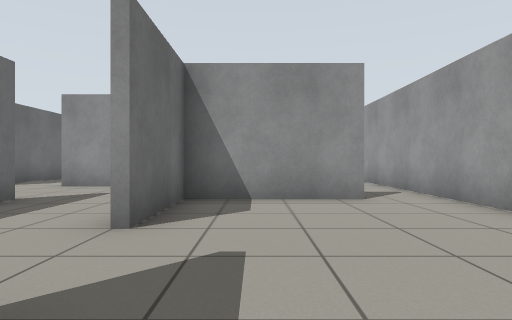
view 1 (above)

20 first-person views from a walk through a robot-simulator world made for Gazebo. The camera is 0.72 m above the floor, looks level and sees 75° across. The floor is counted in squares, 1 m on a side. Each view is taken from the middle of a square. On the plan, view 1 faces up. The plan holds only what a view shows up to about 10 squares ahead; the rest is blank. Robots are left out.

view 2
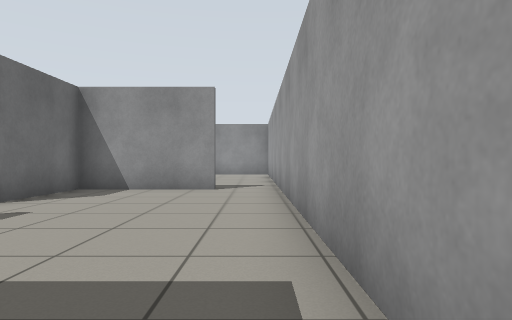

view 3
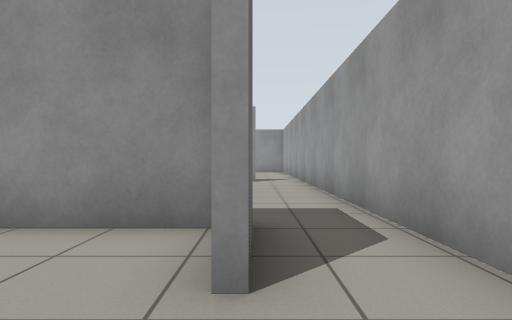

view 4
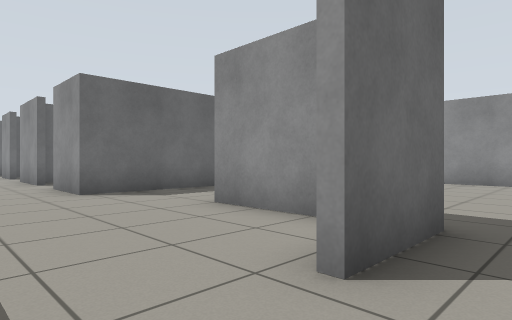

view 5
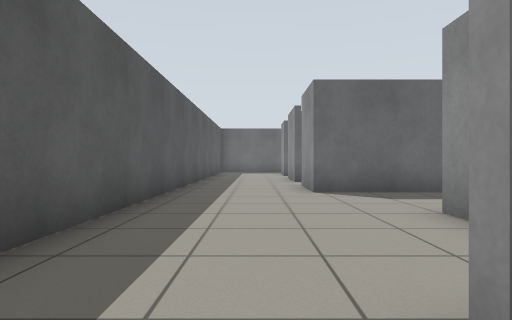

view 6
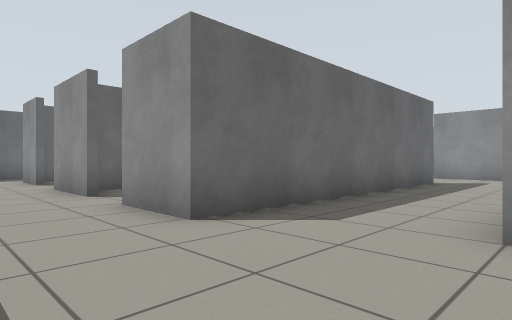

view 7
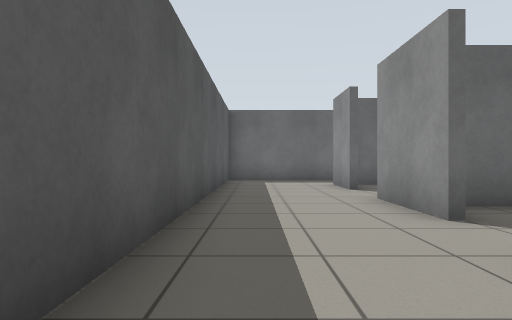

view 8
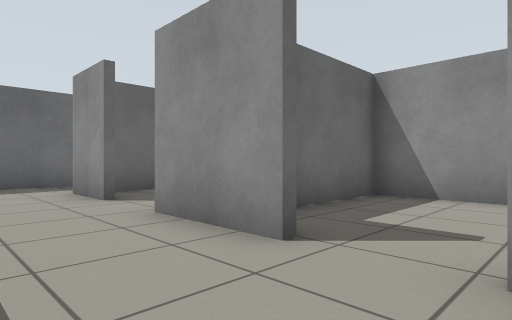

view 9
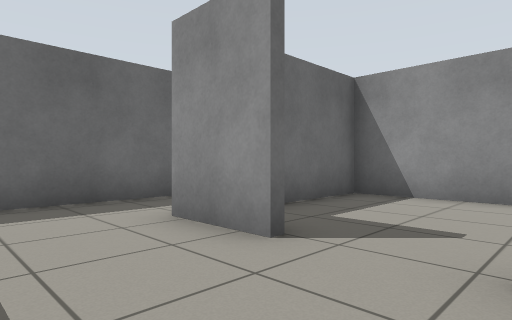

view 10
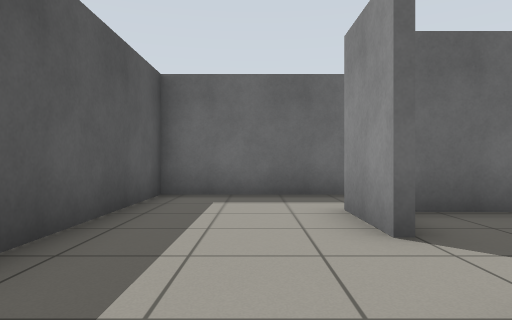

view 11
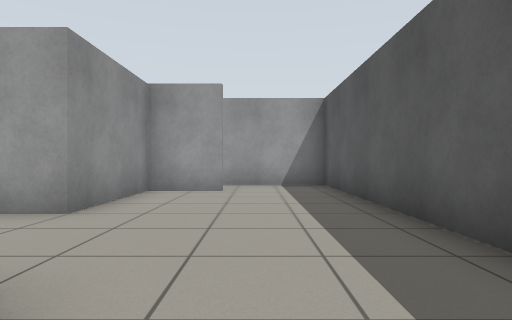

view 12
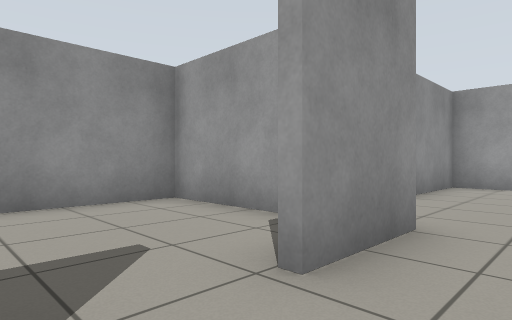

view 13
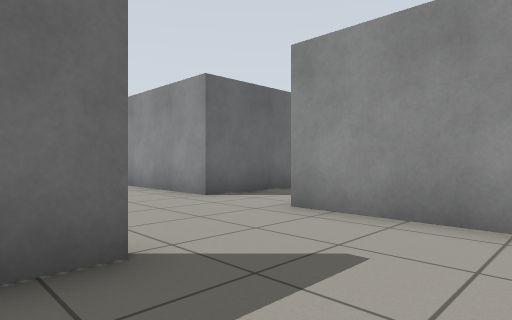

view 14
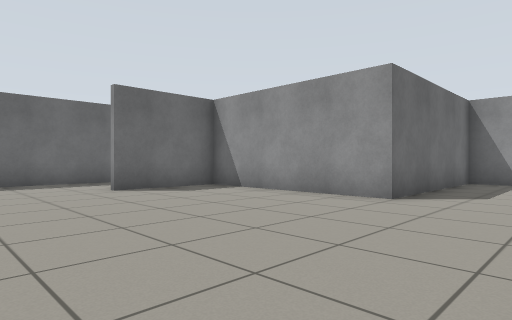

view 15
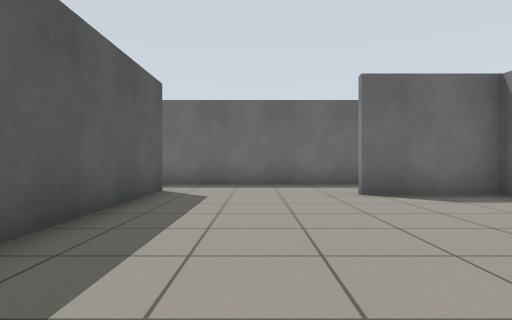

view 16
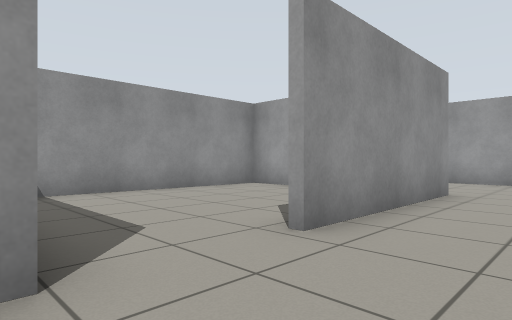

view 17
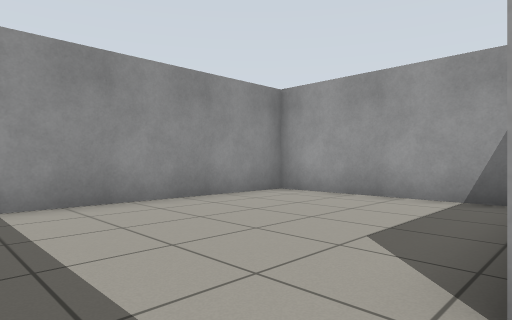

view 18
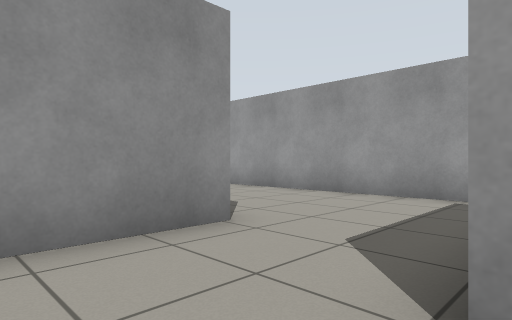

view 19
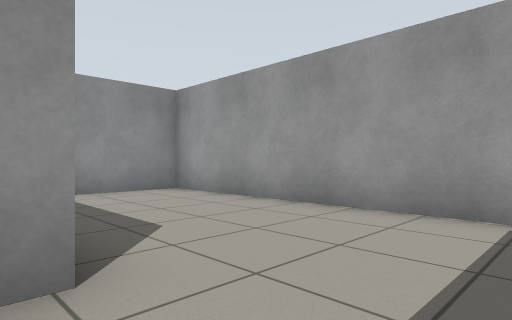

view 20
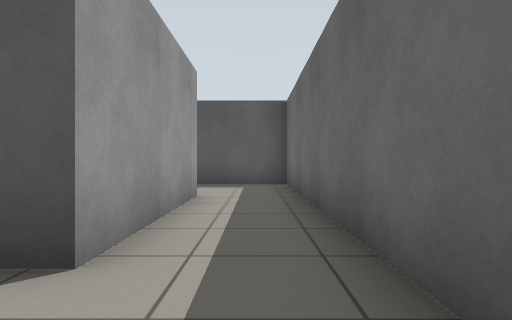

### Floor plan
Points are (right, up) in squares from view 1. A wall is a line through its corners. A room is listed if a view was taken in it or the views show most of it. See-through windows are left out.
Room 1 (views 1, 2, 3, 4, 5)
walls: (2, -1.2) (2, -3.2); (2, 6.1) (-1.3, 6.1) (-1.3, 3.5); (1.6, -6) (3.6, -6) (3.6, 5.5)
ways out: opening at (-1, 2.5) to room 2; opening at (2, -4.5) to room 2; opening at (2.5, 6) to room 5
Room 2 (views 6, 7, 8, 9, 10, 11, 12, 13, 18)
walls: (-7.9, -2.7) (-10.3, -2.7); (1.8, -3.2) (1.8, -1.5) (-1.5, -1.5) (-1.5, -0.5); (-4.4, 6.1) (-4.4, -2.7) (-6.4, -2.7); (-12, -2.7) (-13.8, -2.7); (-1.4, 9) (-4.4, 9); (-14.4, -6) (1.6, -6)
ways out: opening at (-1, 2.5) to room 1; opening at (2, -4.5) to room 1; opening at (-13.5, -4.5) to room 3; opening at (-4, 7.5) to room 3; opening at (-0.5, 7.5) to room 5; opening at (-7, -3) to room 6; opening at (-11.5, -3) to room 7
Room 3 (views 14, 15, 16, 20)
walls: (-7.6, 9) (-12.9, 9) (-12.9, 6.1); (-15.9, 7.1) (-15.9, -6) (-14.4, -6); (-4.4, 9) (-5.4, 9); (-13.8, -2.7) (-13.8, 1.8) (-8.7, 1.8)
ways out: opening at (-13.5, -4.5) to room 2; opening at (-4, 7.5) to room 2; opening at (-6.5, 9) to room 4; opening at (-14.5, 6)
Room 4 (view 17)
walls: (-0.6, 9.9) (-0.6, 14.5) (-7.6, 14.6) (-7.6, 9)
ways out: opening at (-6.5, 9) to room 3
Room 5 (view 19)
walls: (-0.4, 9) (-1.4, 9); (3.6, 5.5) (3.6, 14.5) (1.1, 14.5)
ways out: opening at (2.5, 6) to room 1; opening at (-0.5, 7.5) to room 2
Room 6 (no view inside)
walls: (-4.6, -1) (-4.6, 1.6) (-9.2, 1.6) (-9.2, -2.1)
ways out: opening at (-7, -3) to room 2
Room 7 (no view inside)
walls: (-10.9, 1.6) (-13.6, 1.6) (-13.6, -2.1)
ways out: opening at (-11.5, -3) to room 2

Positions as (right, up) in squares from view 1, and headings:
1: (0, 0), facing up
2: (3, -2), facing up
3: (2, -5), facing up
4: (3, -5), facing up-left
5: (3, -4), facing left
6: (-1, -5), facing up-left
7: (-4, -5), facing left
8: (-6, -5), facing up-left
9: (-10, -5), facing up-left
10: (-9, -4), facing left
11: (-6, -4), facing right
12: (-8, -4), facing up-right
13: (-2, 5), facing up-left
14: (-5, 3), facing up-left
15: (-6, 4), facing left
16: (-8, 7), facing up-right
17: (-7, 9), facing up-right
18: (-3, 6), facing up-right
19: (-1, 7), facing up-right
20: (-15, 4), facing down
